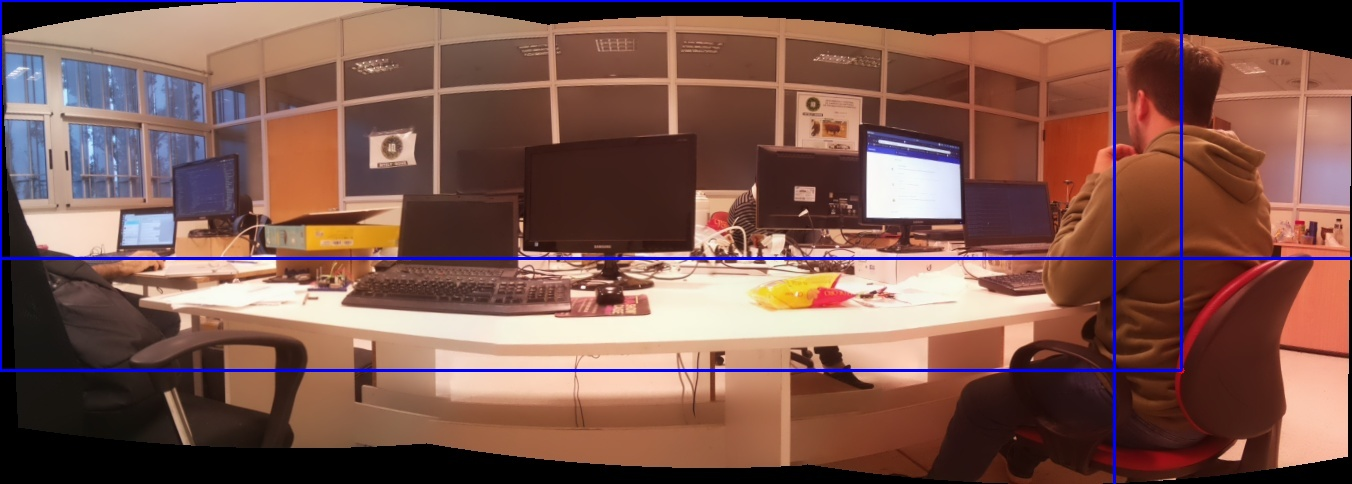
#> input picture tesisv4/raspberry/imagenes/proce0.jpg, 1352 x 484 px, found by its file name
$ python dibujar.py   (Python 2 division)
#> lines starting #> are read from the running program, lines starting #| are printed output that depends on the picture; after the words box and inside, x2 and y2 are one past the last pixel; in counts of white or black regions, pixels touching at a corner belong together; long printed decimals are rounded
import cv2
import numpy as np
from math import acos
from math import sqrt
from math import pi


def length(v):
    return sqrt(v[0] ** 2 + v[1] ** 2)


def dot_product(v, w):
    return v[0] * w[0] + v[1] * w[1]


def determinant(v, w):
    return v[0] * w[1] - v[1] * w[0]


def inner_angle(v, w):
    cosx = dot_product(v, w) / (length(v) * length(w))
    rad = acos(cosx)  # in radians
    return rad * 180 / pi  # returns degrees


def angle_clockwise(A, B):
    inner = inner_angle(A, B)
    det = determinant(A, B)
    if det < 0:  # this is a property of the det. If the det < 0 then B is clockwise of A
        return inner
    else:  # if the det > 0 then A is immediately clockwise of B
        return 360 - inner


img = cv2.imread("proce0.jpg", 3)
#> img is the input picture: shape (484, 1352, 3); mean B, G, R 78.3, 86.5, 123.7
#                    x, y , w , h
deteccion = [1114.8406982421875, 258.3362731933594, 397.4610900878906, 446.6963195800781]


height = np.size(img, 0)
#> height = 484
width = np.size(img, 1)
#> width = 1352
print "h: " , height
#| h:  484
print "w: " , width
#| w:  1352

def angle_between(p1, p2):
    ang1 = np.arctan2(*p1[::-1])
    ang2 = np.arctan2(*p2[::-1])
    return np.rad2deg((ang1 - ang2) % (2 * np.pi))


w1 = int(deteccion[2] / 2)
h1 = int(deteccion[3] / 2)
x1 = int(deteccion[0])
y1 = int(deteccion[1])

cv2.circle(img, (x1, y1), 5, (255, 255, 120))
#> img: shape (484, 1352, 3); under 0.01% of pixels changed, all inside (x1, y1, x2, y2) = (1109, 253, 1120, 264)

cv2.circle(img, ((width / 2), (height/ 2)), 5, (0, 255, 255))
#> img: shape (484, 1352, 3); mean B, G, R 78.3, 86.5, 123.7

print("anglebetween: ",360 -angle_between((x1, y1),((width/2), (height))))
#| ('anglebetween: ', 22.562)

print("Clockwise:",angle_clockwise((x1, y1), ((width / 2), (height))))
#| ('Clockwise:', 337.438)

cv2.rectangle(img, ((x1-w1),(y1-h1)), (x1+w1,(y1+h1)), (0, 255, 0), 2)
cv2.line(img,(x1,y1), ((width / 2), (height/ 2)), (255, 255, 0), 2)
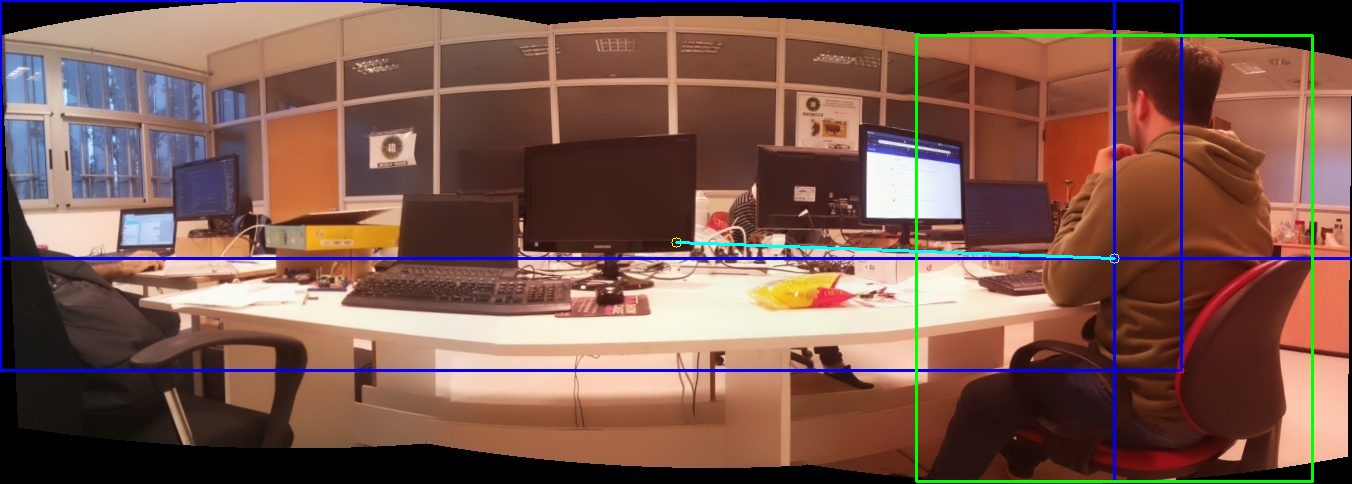
#> img: shape (484, 1352, 3); mean B, G, R 77.9, 88.1, 122.4
cv2.imshow("Tesis", img)
tecla = cv2.waitKey(0)
#> (key Esc is pressed here)

$ run again, with tesisv4/raspberry/imagenes/14picam_CAM3.jpg copied over tesisv4/raspberry/imagenes/proce0.jpg
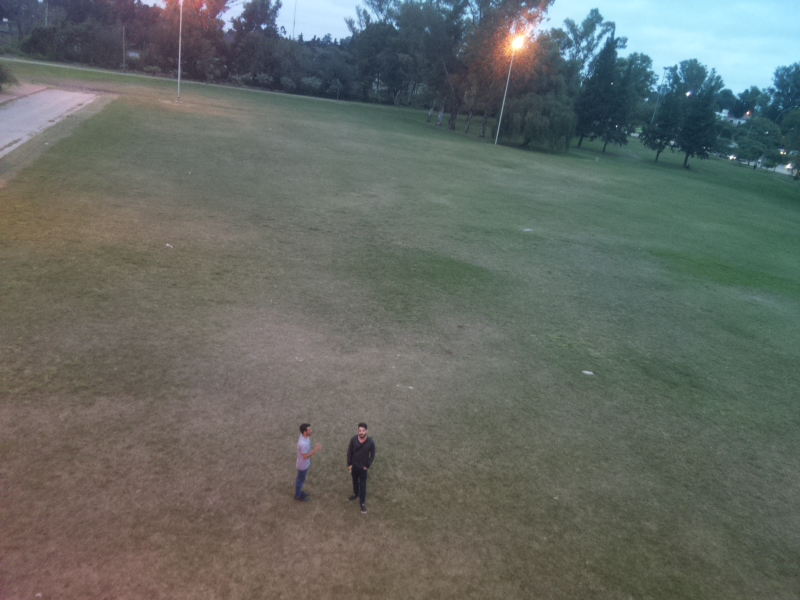
#> input picture tesisv4/raspberry/imagenes/14picam_CAM3.jpg, 800 x 600 px, found by its file name
#> img is the input picture: shape (600, 800, 3); mean B, G, R 100.9, 106.2, 100.9
#> height = 600
#> width = 800
#| h:  600
#| w:  800
#| ('anglebetween: ', 43.270)
#| ('Clockwise:', 316.730)
#> `cv2.line(img,(x1,y1), ((width / 2), (height/ 2)), (255, 255, 0), 2)`:
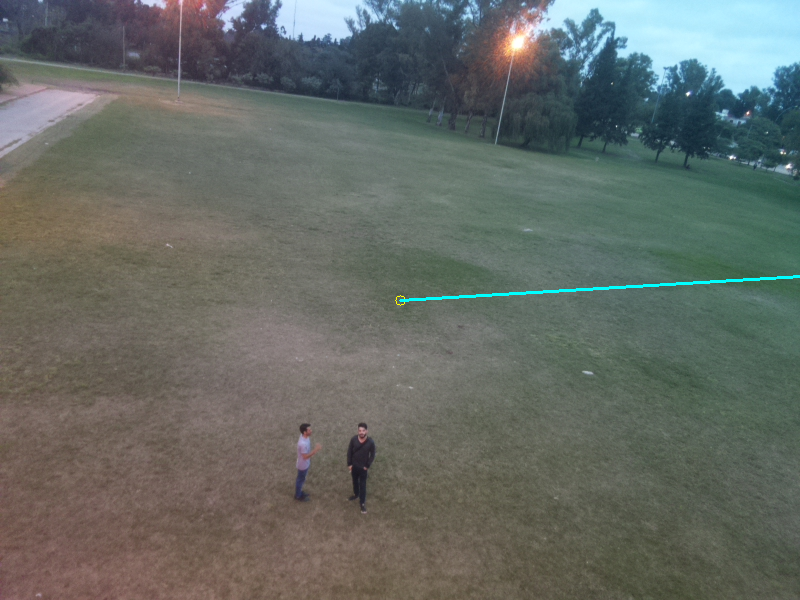
#> img: shape (600, 800, 3); mean B, G, R 101.3, 106.6, 100.7

$ run again, with tesisv4/raspberry/imagenes/76picam_CAM4.jpg copied over tesisv4/raspberry/imagenes/proce0.jpg
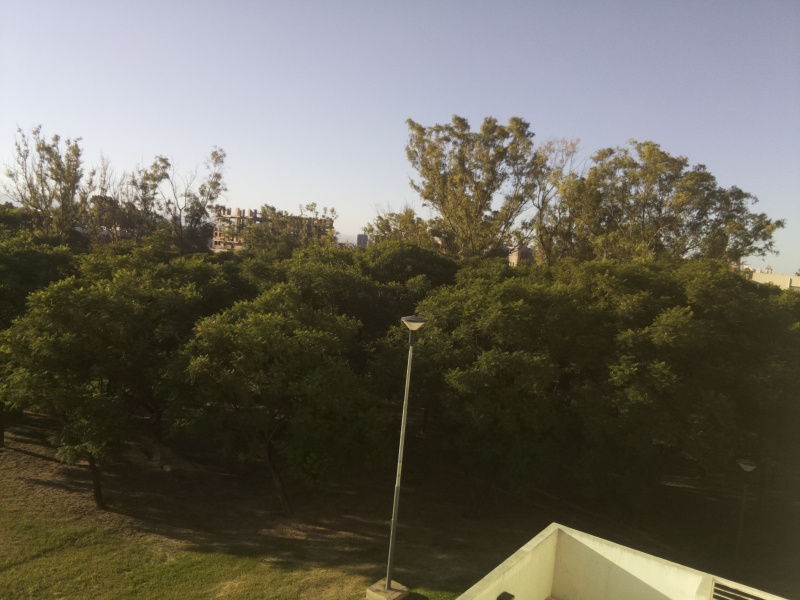
#> input picture tesisv4/raspberry/imagenes/76picam_CAM4.jpg, 800 x 600 px, found by its file name
#> img is the input picture: shape (600, 800, 3); mean B, G, R 89.6, 101.1, 104.6
#> height = 600
#> width = 800
#| h:  600
#| w:  800
#| ('anglebetween: ', 43.270)
#| ('Clockwise:', 316.730)
#> `cv2.line(img,(x1,y1), ((width / 2), (height/ 2)), (255, 255, 0), 2)`:
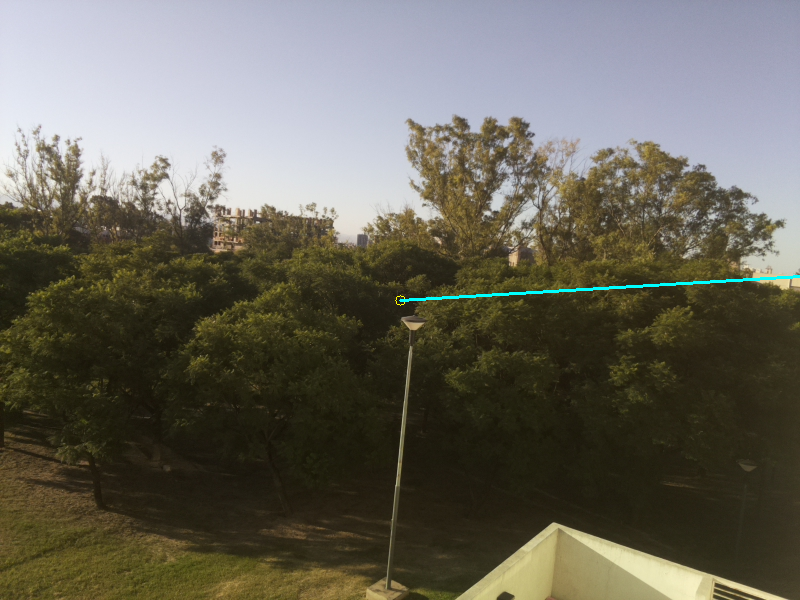
#> img: shape (600, 800, 3); mean B, G, R 90.1, 101.6, 104.4

$ run again, with tesisv4/raspberry/imagenes/79picam_CAM1.jpg copied over tesisv4/raspberry/imagenes/proce0.jpg
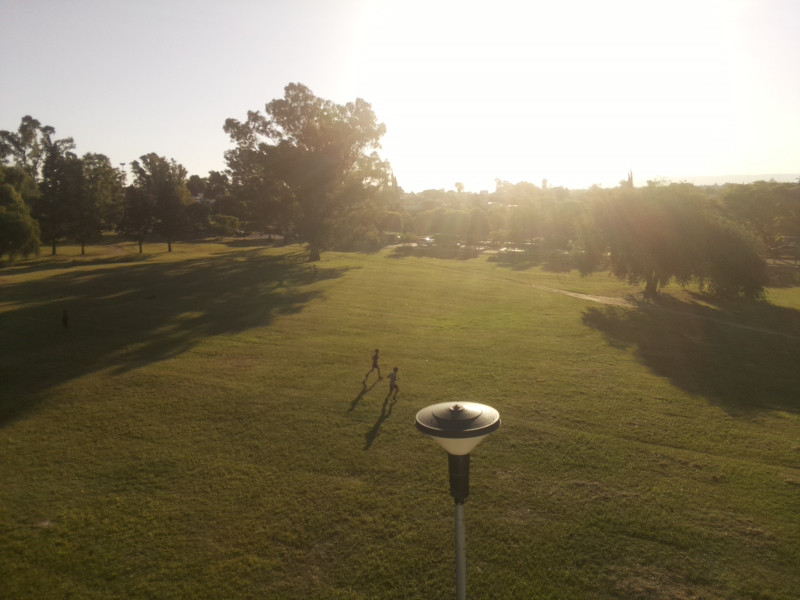
#> input picture tesisv4/raspberry/imagenes/79picam_CAM1.jpg, 800 x 600 px, found by its file name
#> img is the input picture: shape (600, 800, 3); mean B, G, R 100.3, 124.3, 133.5
#> height = 600
#> width = 800
#| h:  600
#| w:  800
#| ('anglebetween: ', 43.270)
#| ('Clockwise:', 316.730)
#> `cv2.line(img,(x1,y1), ((width / 2), (height/ 2)), (255, 255, 0), 2)`:
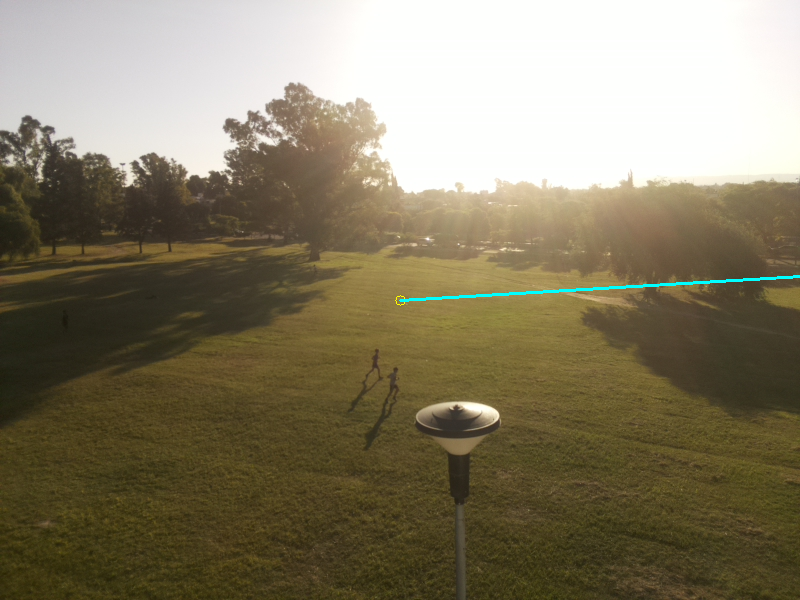
#> img: shape (600, 800, 3); mean B, G, R 100.8, 124.6, 133.2
